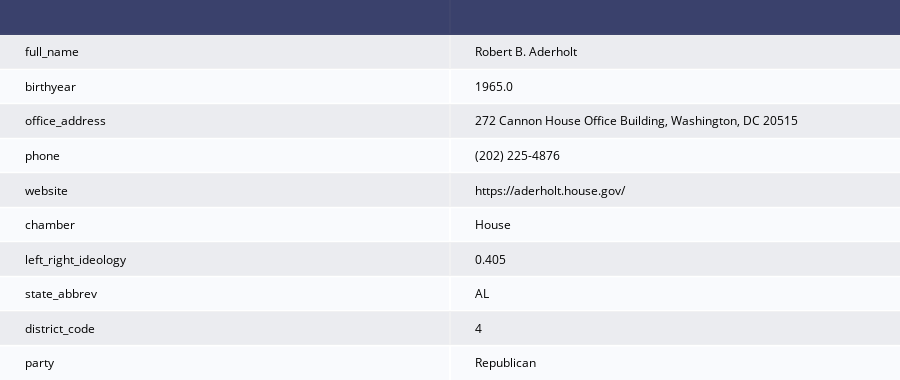

Notebook cell for this chart:
### Code cell
b = 'A000055'

myquery = f'''
SELECT *
FROM members
WHERE bioguide_id = '{b}'
'''

member_info = pd.read_sql(myquery, con=engine)
member_info = member_info.drop(['bioguide_id', 'image', 'fec_id', 'bioname', 'icpsr'], axis=1)

ff.create_table(member_info.T.reset_index().rename({'index':'', 0:''}, axis=1))

### Figure 1 — Plotly figure (JSON) as saved in the notebook; plotly's stock layout.template omitted (floating-point values rounded to 4 significant figures)
{"data": [{"colorscale": [[0, "#00083e"], [0.5, "#ededee"], [1, "#ffffff"]], "hoverinfo": "none", "opacity": 0.75, "showscale": false, "type": "heatmap", "z": [[0, 0], [0.5, 0.5], [1, 1], [0.5, 0.5], [1, 1], [0.5, 0.5], [1, 1], [0.5, 0.5], [1, 1], [0.5, 0.5], [1, 1]]}], "layout": {"annotations": [{"align": "left", "font": {"color": "#ffffff"}, "showarrow": false, "text": "<b></b>", "x": -0.45, "xanchor": "left", "xref": "x", "y": 0, "yref": "y"}, {"align": "left", "font": {"color": "#ffffff"}, "showarrow": false, "text": "<b></b>", "x": 0.55, "xanchor": "left", "xref": "x", "y": 0, "yref": "y"}, {"align": "left", "font": {"color": "#000000"}, "showarrow": false, "text": "full_name", "x": -0.45, "xanchor": "left", "xref": "x", "y": 1, "yref": "y"}, {"align": "left", "font": {"color": "#000000"}, "showarrow": false, "text": "Robert B. Aderholt", "x": 0.55, "xanchor": "left", "xref": "x", "y": 1, "yref": "y"}, {"align": "left", "font": {"color": "#000000"}, "showarrow": false, "text": "birthyear", "x": -0.45, "xanchor": "left", "xref": "x", "y": 2, "yref": "y"}, {"align": "left", "font": {"color": "#000000"}, "showarrow": false, "text": "1965.0", "x": 0.55, "xanchor": "left", "xref": "x", "y": 2, "yref": "y"}, {"align": "left", "font": {"color": "#000000"}, "showarrow": false, "text": "office_address", "x": -0.45, "xanchor": "left", "xref": "x", "y": 3, "yref": "y"}, {"align": "left", "font": {"color": "#000000"}, "showarrow": false, "text": "272 Cannon House Office Building, Washington, DC 20515", "x": 0.55, "xanchor": "left", "xref": "x", "y": 3, "yref": "y"}, {"align": "left", "font": {"color": "#000000"}, "showarrow": false, "text": "phone", "x": -0.45, "xanchor": "left", "xref": "x", "y": 4, "yref": "y"}, {"align": "left", "font": {"color": "#000000"}, "showarrow": false, "text": "(202) 225-4876", "x": 0.55, "xanchor": "left", "xref": "x", "y": 4, "yref": "y"}, {"align": "left", "font": {"color": "#000000"}, "showarrow": false, "text": "website", "x": -0.45, "xanchor": "left", "xref": "x", "y": 5, "yref": "y"}, {"align": "left", "font": {"color": "#000000"}, "showarrow": false, "text": "https://aderholt.house.gov/", "x": 0.55, "xanchor": "left", "xref": "x", "y": 5, "yref": "y"}, {"align": "left", "font": {"color": "#000000"}, "showarrow": false, "text": "chamber", "x": -0.45, "xanchor": "left", "xref": "x", "y": 6, "yref": "y"}, {"align": "left", "font": {"color": "#000000"}, "showarrow": false, "text": "House", "x": 0.55, "xanchor": "left", "xref": "x", "y": 6, "yref": "y"}, {"align": "left", "font": {"color": "#000000"}, "showarrow": false, "text": "left_right_ideology", "x": -0.45, "xanchor": "left", "xref": "x", "y": 7, "yref": "y"}, {"align": "left", "font": {"color": "#000000"}, "showarrow": false, "text": "0.405", "x": 0.55, "xanchor": "left", "xref": "x", "y": 7, "yref": "y"}, {"align": "left", "font": {"color": "#000000"}, "showarrow": false, "text": "state_abbrev", "x": -0.45, "xanchor": "left", "xref": "x", "y": 8, "yref": "y"}, {"align": "left", "font": {"color": "#000000"}, "showarrow": false, "text": "AL", "x": 0.55, "xanchor": "left", "xref": "x", "y": 8, "yref": "y"}, {"align": "left", "font": {"color": "#000000"}, "showarrow": false, "text": "district_code", "x": -0.45, "xanchor": "left", "xref": "x", "y": 9, "yref": "y"}, {"align": "left", "font": {"color": "#000000"}, "showarrow": false, "text": "4", "x": 0.55, "xanchor": "left", "xref": "x", "y": 9, "yref": "y"}, {"align": "left", "font": {"color": "#000000"}, "showarrow": false, "text": "party", "x": -0.45, "xanchor": "left", "xref": "x", "y": 10, "yref": "y"}, {"align": "left", "font": {"color": "#000000"}, "showarrow": false, "text": "Republican", "x": 0.55, "xanchor": "left", "xref": "x", "y": 10, "yref": "y"}], "height": 380, "margin": {"b": 0, "l": 0, "r": 0, "t": 0}, "xaxis": {"dtick": 1, "gridwidth": 2, "showticklabels": false, "tick0": -0.5, "ticks": "", "zeroline": false}, "yaxis": {"autorange": "reversed", "dtick": 1, "gridwidth": 2, "showticklabels": false, "tick0": 0.5, "ticks": "", "zeroline": false}}}
